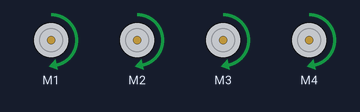
This sketch was run on a simulated Arduino Uno, built with avr-gcc and run on an emulated ATmega328P. Shown: 4 × DC motor (green arrow = forward, orange = backward, longer = faster).

Above: at 2.5 s.
At 5.05 s:
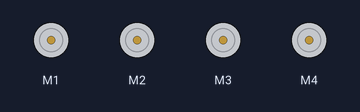
At 10.7 s:
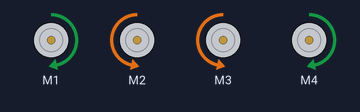
At 18.9 s:
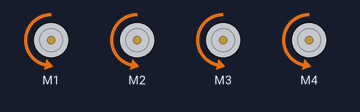
At 22.0 s:
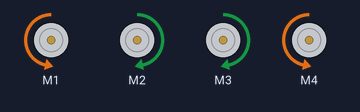
Timing chart, 0 to 29.4 s (numbered marks = the images above):
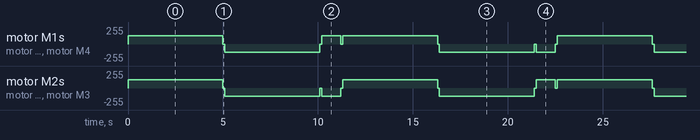

The sketch:

Bunty_Motor.ino
```cpp
#include <Wire.h>
#include <Adafruit_MotorShield.h>
#include "utility/Adafruit_MS_PWMServoDriver.h"

Adafruit_MotorShield shield = Adafruit_MotorShield();
Adafruit_DCMotor *motor1 = shield.getMotor(1);
Adafruit_DCMotor *motor2 = shield.getMotor(2);
Adafruit_DCMotor *motor3 = shield.getMotor(3);
Adafruit_DCMotor *motor4 = shield.getMotor(4);

int fast_speed = 250; // Not 255 coz C'mon
int regular_speed = 125;
int slow_speed = 25;

int current_speed;

bool temp_run_once = true;
int temp_run_count = 0;

void setup() {
  // put your setup code here, to run once:
  current_speed = regular_speed;//fast_speed;
  shield.begin();
  motor1->setSpeed(current_speed);
  motor2->setSpeed(current_speed);
  motor3->setSpeed(current_speed);
  motor4->setSpeed(current_speed);

}

void loop() {

// test_run_begin

//  if (temp_run_once) {
//    motor1->run(FORWARD);
//    delay(1000);
//    all_stop();
//  }
//
//  if (temp_run_once) {
//    motor2->run(FORWARD);
//    delay(1000);
//    all_stop();
//  }
//
//  if (temp_run_once) {
//    motor3->run(FORWARD);
//    delay(1000);
//    all_stop();
//  }
//
//  if (temp_run_once) {
//    motor4->run(FORWARD);
//    delay(1000);
//    all_stop();
//  }
//
//  temp_run_once = false;

// test_run_end

  if (temp_run_count < 5) {
    all_forward();
    delay(5000);
    all_stop();
    delay(100);

    all_backward();
    delay(5000);
    all_stop();
    delay(100);

    turn_left();
    delay(1000);
    all_stop();
    delay(100);

    all_forward();
    delay(5000);
    all_stop();
    delay(100);

    all_backward();
    delay(5000);
    all_stop();
    delay(100);

    turn_right();
    delay(1000);
    all_stop();
    delay(100);
   }

  temp_run_count += 1;
}

void set_current_speed(int new_speed) {
  current_speed = new_speed;
  motor1->setSpeed(current_speed);
  motor2->setSpeed(current_speed);
  motor3->setSpeed(current_speed);
  motor4->setSpeed(current_speed);
}

void all_forward() {
  motor1->run(FORWARD);
  motor2->run(FORWARD);
  motor3->run(FORWARD);
  motor4->run(FORWARD);
}

void all_backward() {
  motor1->run(BACKWARD);
  motor2->run(BACKWARD);
  motor3->run(BACKWARD);
  motor4->run(BACKWARD);
}

void turn_left() {
  motor1->run(FORWARD);
  motor4->run(FORWARD);
  motor2->run(BACKWARD);
  motor3->run(BACKWARD);
}

void turn_right() {
  motor1->run(BACKWARD);
  motor4->run(BACKWARD);
  motor2->run(FORWARD);
  motor3->run(FORWARD);
}

void all_stop() {
  motor1->run(RELEASE);
  motor2->run(RELEASE);
  motor3->run(RELEASE);
  motor4->run(RELEASE);
}
```

Measured:
- by itself, motor M1–4: moves between backward 125/255 and forward 125/255, repeating every 22.6 s
